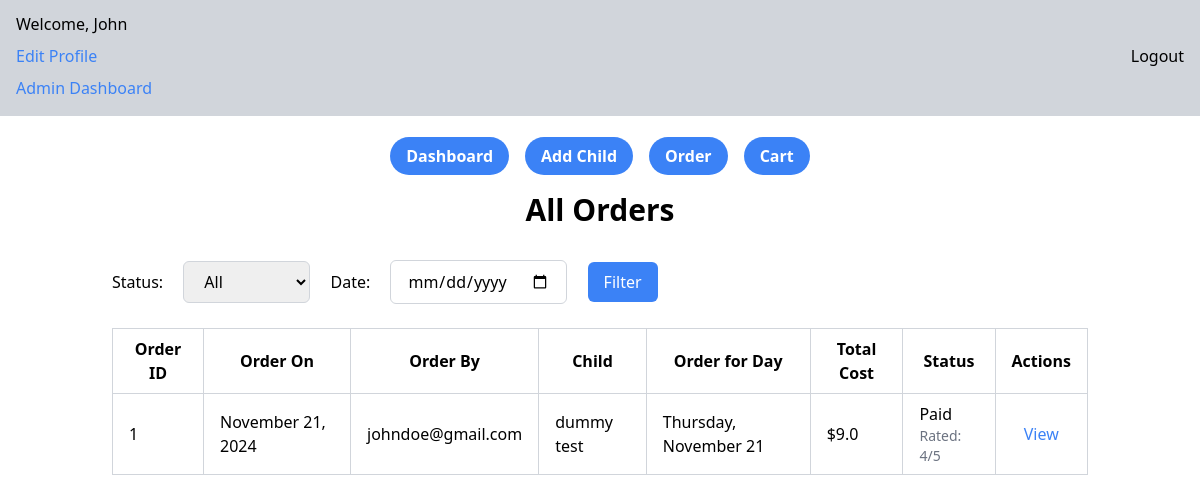
Page /all-orders (signed in) on the earlier database version.
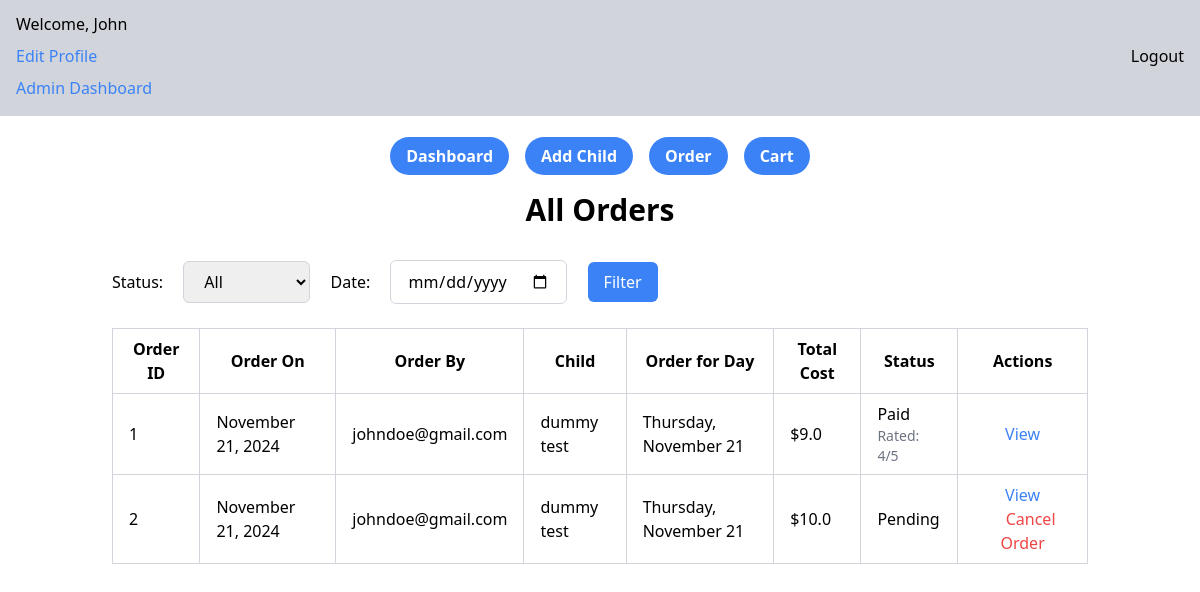
Same page on the later database version.
### app/models.py (models this page shows, shortened)
class Parent(UserMixin,db.Model):
    __tablename__ = 'parents'
    id = db.Column(db.Integer, primary_key=True, autoincrement=True)
    email = db.Column(db.String(120), unique=True, nullable=False)
    password_hash = db.Column(db.String(128), nullable=False)
    first_name = db.Column(db.String(50), nullable=False)
    last_name = db.Column(db.String(50), nullable=False)
    address = db.Column(db.String(255), nullable=False)
    state = db.Column(db.String(50), nullable=False)
    city = db.Column(db.String(50), nullable=False)
    zip_code = db.Column(db.String(10), nullable=False)
    home_phone = db.Column(db.String(15), nullable=True)
    cell_phone = db.Column(db.String(15), nullable=False)
    work_phone = db.Column(db.String(15), nullable=True)
    children = db.relationship('Child', back_populates='parent', cascade='all, delete-orphan')
    orders = db.relationship('Order', back_populates='parent', cascade='all, delete-orphan')

class Order(db.Model):
    __tablename__ = 'orders'
    id = db.Column(db.Integer, primary_key=True, autoincrement=True)
    parent_id = db.Column(db.Integer, db.ForeignKey('parents.id'), nullable=False)
    order_date = db.Column(db.DateTime, default=datetime.utcnow, nullable=False)
    total_cost = db.Column(db.Float, nullable=False)
    status = db.Column(db.String(20), nullable=False, default="Pending")
    deadline = db.Column(db.DateTime, nullable=True, default=lambda: datetime.now() + timedelta(days=2))
    parent = db.relationship('Parent', back_populates='orders')
    order_items = db.relationship('OrderItem', back_populates='order', cascade='all, delete-orphan')
    rating = db.Column(db.Integer, nullable=True)

class OrderItem(db.Model):
    __tablename__ = 'order_items'
    id = db.Column(db.Integer, primary_key=True, autoincrement=True)
    order_id = db.Column(db.Integer, db.ForeignKey('orders.id'), nullable=False)
    child_id = db.Column(db.Integer, db.ForeignKey('children.id'), nullable=False)
    day = db.Column(db.String(20), nullable=False)
    dessert_name = db.Column(db.String(100), nullable=True)
    dessert_price = db.Column(db.Float, nullable=True, default=0.0)
    drink_name = db.Column(db.String(100), nullable=True)
    drink_price = db.Column(db.Float, nullable=True, default=0.0)
    entree_name = db.Column(db.String(100), nullable=True)
    entree_price = db.Column(db.Float, nullable=True, default=0.0)
    produce_name = db.Column(db.String(100), nullable=True)
    produce_price = db.Column(db.Float, nullable=True, default=0.0)
    side_name = db.Column(db.String(100), nullable=True)
    side_price = db.Column(db.Float, nullable=True, default=0.0)
    order = db.relationship('Order', back_populates='order_items')
    child = db.relationship('Child', backref='order_items')

class Child(db.Model):
    __tablename__ = 'children'
    id = db.Column(db.Integer, primary_key=True, autoincrement=True)
    first_name = db.Column(db.String(50), nullable=False)
    last_name = db.Column(db.String(50), nullable=False)
    state = db.Column(db.String(50), nullable=False)
    county = db.Column(db.String(50), nullable=False)
    grade = db.Column(db.String(20), nullable=False)
    allergies = db.Column(db.Text, nullable=True)
    school_id = db.Column(db.Integer, db.ForeignKey('schools.id'), nullable=False)
    school = db.relationship('School', back_populates='children')
    parent_id = db.Column(db.Integer, db.ForeignKey('parents.id'), nullable=False)
    parent = db.relationship('Parent', back_populates='children')

### app/routes/admin.py (the view)
@admin.route('/all-orders', methods=['GET'])
@login_required
def all_orders():
    status_filter = request.args.get('status')
    date_filter = request.args.get('date')
    email_filter = request.args.get('email')
    query = Order.query
    if status_filter:
        query = query.filter(Order.status == status_filter)
    if date_filter:
        query = query.filter(Order.order_date == date_filter)
    if email_filter:
        query = query.filter(Order.parent.email == email_filter)
    orders = query.all()
    return render_template('all_orders.html', orders=orders)

### app/__init__.py (called while the page is built)
def create_app():
    app = Flask(__name__,
                static_folder='static')
    app.config['SQLALCHEMY_DATABASE_URI'] = 'sqlite:///app.db'
    app.config['SQLALCHEMY_TRACK_MODIFICATIONS'] = False
    app.config['SECRET_KEY'] = 'your_secret_key_here'
    app.config['JWT_SECRET_KEY'] = 'your_jwt_secret_key_here'
    login_manager = LoginManager()
    login_manager.login_view = 'auth.login'
    login_manager.init_app(app)
    db.init_app(app)
    jwt = JWTManager(app)
    from app.models import Parent
    @login_manager.user_loader
    def load_user(user_id):
        return Parent.query.get(int(user_id))
    app.register_blueprint(dashboard, url_prefix='/')
    app.register_blueprint(auth, url_prefix='/')
    app.register_blueprint(order, url_prefix='/')
    app.register_blueprint(admin, url_prefix='/')
    return app

### app/templates/all_orders.html (shortened to what this page needs)
{% extends "_layout.html" %}
{% block content %}
<div class="container mx-auto p-6">
    <h1 class="text-3xl font-semibold text-center mb-8">
        All Orders
    </h1>
    <form method="GET" action="/all-orders" class="mb-6 space-x-4">
        <label for="status">Status:</label>
        <select name="status" id="status" class="px-4 py-2 border border-gray-300 rounded-md">
            <option value="">All</option>
        </select>
        <label for="date">Date:</label>
        <input type="date" name="date" id="date" class="px-4 py-2 border border-gray-300 rounded-md" />
        <button type="submit" class="bg-blue-500 text-white px-4 py-2 rounded-md">Filter</button>
    </form>
    <table class="table-auto w-full border border-gray-300">
        <thead>
            <tr>
                <th class="border border-gray-300 px-4 py-2">Order ID</th>
                <th class="border border-gray-300 px-4 py-2">Order On</th>
                <th class="border border-gray-300 px-4 py-2">Order By</th>
                <th class="border border-gray-300 px-4 py-2">Child</th>
                <th class="border border-gray-300 px-4 py-2">Order for Day</th>
                <th class="border border-gray-300 px-4 py-2">Total Cost</th>
                <th class="border border-gray-300 px-4 py-2">Status</th>
                <th class="border border-gray-300 px-4 py-2">Actions</th>
            </tr>
        </thead>
        <tbody>
            {% for order in orders %}
            <tr>
                <td class="border border-gray-300 px-4 py-2">{{ order.id }}</td>
                <td class="border border-gray-300 px-4 py-2">{{ order.order_date.strftime('%B %d, %Y') }}</td>
                <td class="border border-gray-300 px-4 py-2">{{ order.parent.email }}</td>
                <td class="border border-gray-300 px-4 py-2">
                    {% for item in order.order_items %}
                    <div>{{ item.child.first_name }} {{ item.child.last_name }}</div>
                    {% endfor %}
                </td>
                <td class="border border-gray-300 px-4 py-2">
                    {% for item in order.order_items %}
                    <div>{{ item.day }}</div>
                    {% endfor %}
                </td>
                <td class="border border-gray-300 px-4 py-2">${{ order.total_cost }}</td>
                <td class="border border-gray-300 px-4 py-2">{{ order.status }}
                        {% if order.rating %}
                        <div class="text-sm text-gray-500">Rated: {{ order.rating }}/5</div>
                        {% endif %}
                </td>
                <td class="border border-gray-300 px-4 py-2 text-center space-x-4">
                    <a href="/order/{{ order.id }}" class="text-blue-500 hover:underline">View</a>
                    {% if order.status not in ['Cancelled', 'Paid', 'Delivered'] %}
                    <a class="text-red-500 hover:underline" onclick="deleteOrder({{ order.id }})">Cancel Order</a>
                    {% endif %}
                </td>
            </tr>
            {% endfor %}
        </tbody>
    </table>
</div>
{% endblock %}

### app/templates/_layout.html (shortened to what this page needs)
<!DOCTYPE html>
<html lang="en">
<head>
    <script src="https://cdn.tailwindcss.com"></script>
</head>
<body>
    <div class="flex flex-col items-center justify-center h-28">
        {% if current_user.is_authenticated %}
        <div class="bg-gray-300 flex justify-between m-4 p-4 items-center w-screen">
            <div class="flex flex-col gap-2">
                <h1>Welcome, {{ current_user.first_name }}</h1>
                <a class="text-blue-500 cursor-pointer" href="/edit-profile">
                    Edit Profile
                </a>
                <a class="text-blue-500 cursor-pointer" href="/admin-dashboard">
                    Admin Dashboard
                </a>
            </div>
        <a href="{{ url_for('auth.logout') }}">Logout</a>
        </div>
        {% endif %}
    </div>
    {% if current_user.is_authenticated %}
        <div class="flex flex-row justify-center items-center space-x-4 mt-8" id="nav">
                   <ul class="flex flex-row justify-center items-center space-x-4">
                    <li><a href="{{ url_for('dashboard.get_users') }}"
                        class="bg-blue-500 hover:bg-blue-700 text-white font-bold py-2 px-4 rounded-full"
                        >Dashboard</a></li>
                    <li><a href="{{ url_for('dashboard.add_child') }}"
                        class="bg-blue-500 hover:bg-blue-700 text-white font-bold py-2 px-4 rounded-full"
                        >Add Child</a></li>
                    <li><a href="{{ url_for('order.order_page') }}"
                        class="bg-blue-500 hover:bg-blue-700 text-white font-bold py-2 px-4 rounded-full"
                        >Order</a></li>
                    <li><a href="{{ url_for('order.cart') }}"
                        class="bg-blue-500 hover:bg-blue-700 text-white font-bold py-2 px-4 rounded-full"
                        >Cart</a></li>
                   </ul>
        </div>
        {% endif %}
        {% block content %}{% endblock %}
</body>
</html>

Differences in the rows shown:
added Order: id "2", order_date "November 21, 2024", parent.email "johndoe@gmail.com", total_cost "10.0", status "Pending"
added OrderItem: child.first_name "dummy", child.last_name "test", day "Thursday, November 21"
